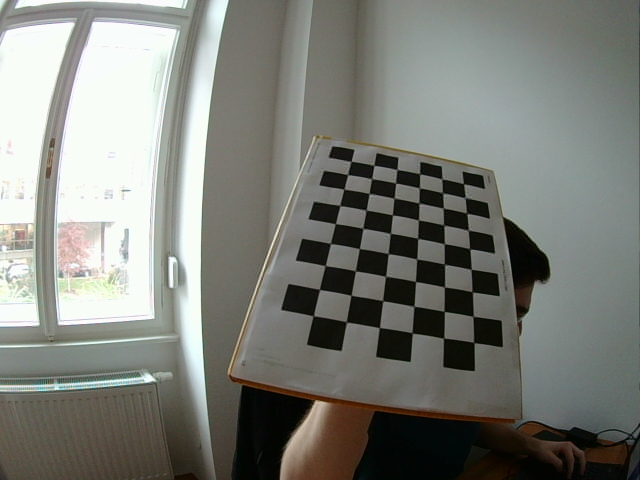
//> input picture image_files/Calibration_data/left13.png, 640 x 480 px
$ ./Image_correction ../image_files/Calibration_data/left13.png   (built with g++ and OpenCV 4)
//> lines starting //> are read from the running program, lines starting //| are printed output that depends on the picture; after the words box and inside, x2 and y2 are one past the last pixel; in counts of white or black regions, pixels touching at a corner belong together
#include <iostream>
#include <fstream>
#include <opencv2/opencv.hpp>

using namespace std;
using namespace cv;

int main(int argc, char* argv[])
{
	//Load image
	const char* input = argv[1];
	Mat imageInput = imread(input, IMREAD_COLOR);
//> imageInput is the input picture: 480 rows x 640 cols, CV_8UC3; mean B, G, R 120.8, 127, 125.2

	if (imageInput.empty())
	{
		cout << "Failed to load " << input << endl;
		return -1;
	}

    Size board_size = Size(9,6);    /* 標定板上每行、列的角點數 */
    vector<Point2f> image_points_buf;  /* 快取每幅影象上檢測到的角點 */

    /* 提取角點 */
    if (0 == findChessboardCorners(imageInput,board_size,image_points_buf))
    {
        cout<<"can not find chessboard corners!\n"; //找不到角點
        exit(1);
    }
    else
    {
        Mat view_gray;
        cvtColor(imageInput,view_gray,CV_RGB2GRAY);
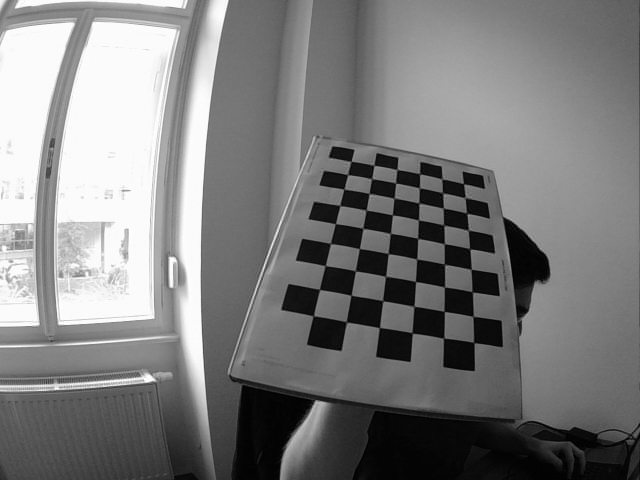
//> view_gray: 480 rows x 640 cols, CV_8UC1; min 0, max 255, mean 124.9
        /* 亞畫素精確化 */
        find4QuadCornerSubpix(view_gray,image_points_buf,Size(20, 20)); //對粗提取的角點進行精確化
//> image_points_buf = 54 Points (x, y), first 12: [461, 185], [465.5, 198], [467, 213.5], [469, 231], [470.3, 248.7], [471.9, 269.4], [472.7, 291.7], [473.3, 316.7], [474, 343], [442.4, 179.3], [443.3, 193.3], [443, 208.4]
        //cornerSubPix(view_gray,image_points_buf,Size(5,5),Size(-1,-1),TermCriteria(CV_TERMCRIT_EPS CV_TERMCRIT_ITER,30,0.1));
        /* 在影象上顯示角點位置 */
        drawChessboardCorners(view_gray,board_size,image_points_buf,false); //用於在圖片中標記角點
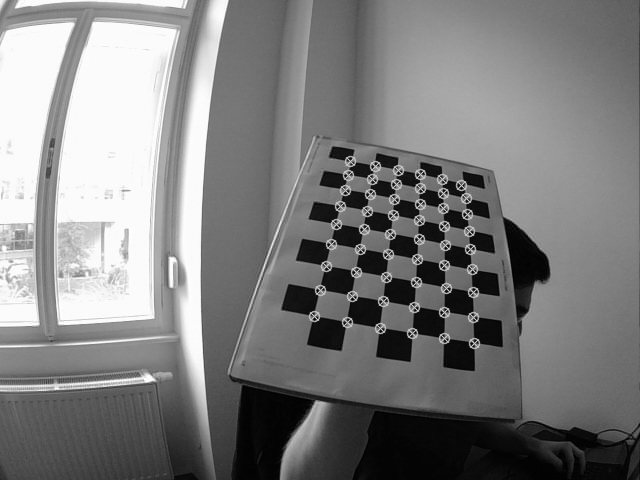
//> view_gray: 480 rows x 640 cols, CV_8UC1; 2.02% of pixels changed, all inside (x1, y1, x2, y2) = (308, 155, 481, 350)
        drawChessboardCorners(imageInput,board_size,image_points_buf,true); //用於在圖片中標記角點
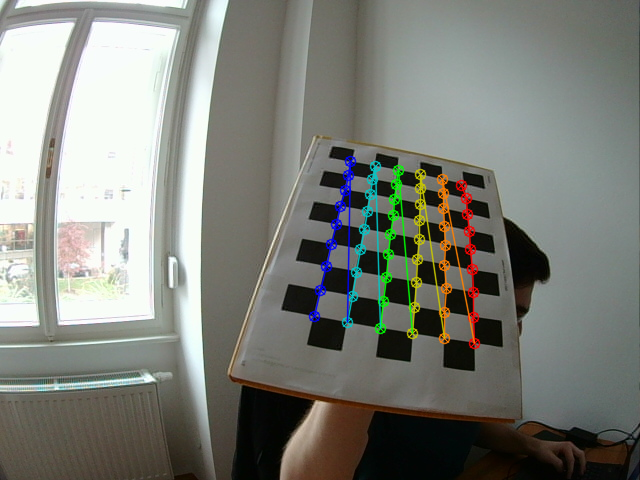
//> imageInput: 480 rows x 640 cols, CV_8UC3; 3.06% of pixels changed, all inside (x1, y1, x2, y2) = (308, 155, 481, 350)
        imshow("Camera Calibration_gray", view_gray);//顯示圖片
        imshow("Camera Calibration_color", imageInput);
        waitKey();
    }

    //printf("image_points = %f, %f ", image_points_buf[2].x, image_points_buf[2].y);

    Size image_size;  /* 影象的尺寸 */
    vector<vector<Point2f>> image_points_seq; /* 儲存檢測到的所有角點 */
    vector<vector<Point3f>> object_points; /* 儲存標定板上角點的三維座標 */
    /*內外引數*/
    Mat cameraMatrix=Mat(3,3,CV_32FC1,Scalar::all(0)); /* 攝像機內引數矩陣 */
    Mat distCoeffs=Mat(1,5,CV_32FC1,Scalar::all(0)); /* 攝像機的5個畸變係數：k1,k2,p1,p2,k3 */
    vector<Mat> tvecsMat;  /* 每幅影象的旋轉向量 */
    vector<Mat> rvecsMat; /* 每幅影象的平移向量 */

    image_points_seq.push_back(image_points_buf);  //儲存亞畫素角點
//> image_points_seq = 1 point lists
    image_size.width = imageInput.cols;//讀入第一張圖片時獲取影象寬高資訊
//> image_size = Size(640, 0)
    image_size.height = imageInput.rows;
//> image_size = Size(640, 480)

    /* 初始化標定板上角點的三維座標 */
    Size square_size = Size(10,10);  /* 實際測量得到的標定板上每個棋盤格的大小 */
    vector<Point3f> tempPointSet;
    for (int i=0; i<board_size.height; i++)
        {
            for (int j=0; j<board_size.width; j++)
                {
                    Point3f realPoint;
                    /* 假設標定板放在世界座標系中z=0的平面上 */
                    realPoint.x = i*square_size.width;
                    realPoint.y = j*square_size.height;
                    realPoint.z = 0;
                    tempPointSet.push_back(realPoint);
                }
        }
        object_points.push_back(tempPointSet);

    /* 開始標定 */
    calibrateCamera(object_points,image_points_seq,image_size,cameraMatrix,distCoeffs,rvecsMat,tvecsMat,0);
//> cameraMatrix = [[337.2, 0, 327.1], [0, 283.3, 244.9], [0, 0, 1]]; distCoeffs = [-0.0785, -1.2, 0.0288, 0.0149, 2.24]

    //對標定結果進行評價
    //vector<Point3f> tempPointSet = object_points[0];
    vector<Point2f> image_points2; /* 儲存重新計算得到的投影點 */

    projectPoints(tempPointSet,rvecsMat[0],tvecsMat[0],cameraMatrix,distCoeffs,image_points2);
//> image_points2 = 54 Points (x, y), first 12: [463, 184.3], [465, 198.2], [466.8, 213.6], [468.6, 230.6], [470.2, 249.3], [471.5, 269.9], [472.5, 292.3], [473.1, 316.6], [473.8, 343.1], [441.8, 179.3], [442.8, 193.1], [443.6, 208.4]

    //顯示定標結果
    cout<<"相機內引數矩陣："<<endl;
    cout<<cameraMatrix<<endl<<endl;
//| [337.2419474450728, 0, 327.1277336363503;
//|  0, 283.3440064941215, 244.9422783017508;
//|  0, 0, 1]
    cout<<"畸變係數：\n";
    cout<<distCoeffs<<endl<<endl<<endl;
//| [-0.07853813662637503, -1.199722787074756, 0.02884999315364161, 0.01494480275926175, 2.243882258069959]

    //矯正影象

    Mat mapx = Mat(image_size,CV_32FC1);
    Mat mapy = Mat(image_size,CV_32FC1);
    Mat R = Mat::eye(3,3,CV_32F);

    initUndistortRectifyMap(cameraMatrix,distCoeffs,R,cameraMatrix,image_size,CV_32FC1,mapx,mapy);
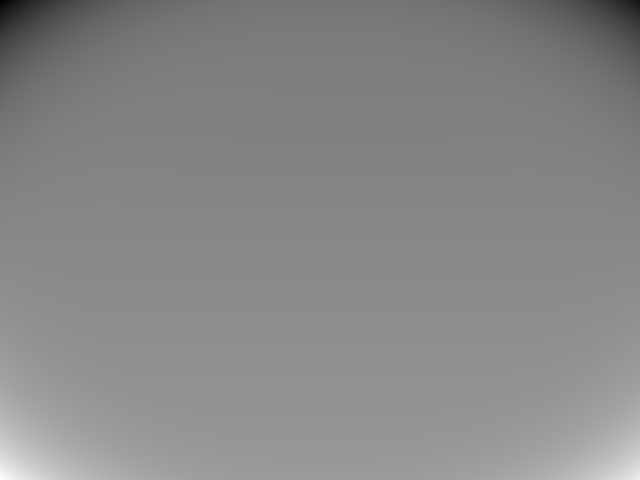
//> mapy: 480 rows x 640 cols, CV_32FC1; min -1741.4, max 1973.4, mean 239.7; drawn with min black and max white

    remap(imageInput,imageInput,mapx, mapy, INTER_LINEAR);
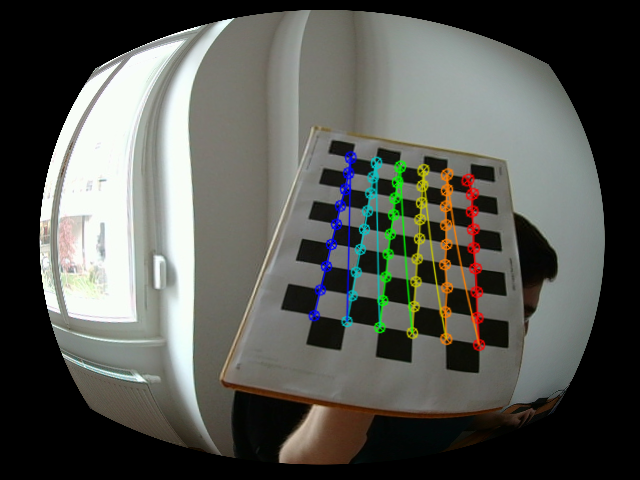
//> imageInput: 480 rows x 640 cols, CV_8UC3; mean B, G, R 82.3, 87.8, 86.5
    //undistort(imageInput,imageInput,cameraMatrix,distCoeffs);

    imshow("remap", imageInput);
	waitKey();
	destroyAllWindows();

	Mat left = imread("/home/james/Desktop/Computer_vision/HW3/image_files/Calibration_data/left13.png", IMREAD_GRAYSCALE);
//> left: 480 rows x 640 cols, CV_8UC1; min 0, max 255, mean 125.2
    Mat right = imread("/home/james/Desktop/Computer_vision/HW3/image_files/Calibration_data/right13.png", IMREAD_GRAYSCALE);
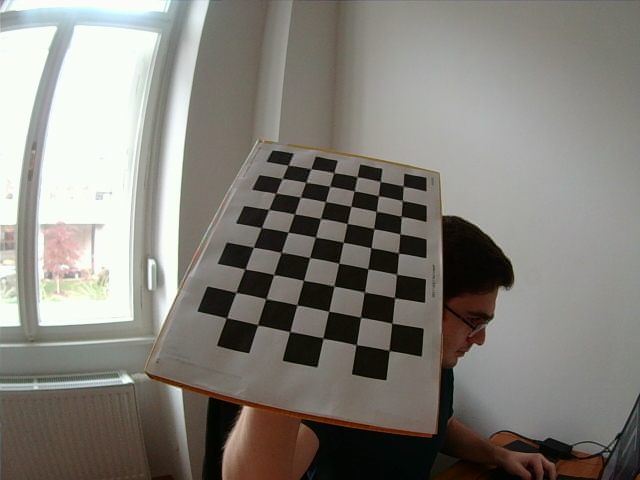
//> input picture image_files/Calibration_data/right13.png, 640 x 480 px
//> right: 480 rows x 640 cols, CV_8UC1; min 0, max 254, mean 128.5
    Mat disp;
    Rect leftROI, rightROI;

    cv::Ptr<cv::StereoBM> bm = cv::StereoBM::create(0, 21);

    bm->setPreFilterType(CV_STEREO_BM_XSOBEL);  //CV_STEREO_BM_NORMALIZED_RESPONSE或者CV_STEREO_BM_XSOBEL
    bm->setPreFilterSize(9);
    bm->setPreFilterCap(31);
    bm->setBlockSize(15);
    bm->setMinDisparity(0);
    bm->setNumDisparities(64);
    bm->setTextureThreshold(10);
    bm->setUniquenessRatio(5);
    bm->setSpeckleWindowSize(100);
    bm->setSpeckleRange(32);
    bm->setROI1(leftROI);
    bm->setROI2(rightROI);

    bm->compute(left, right, disp);
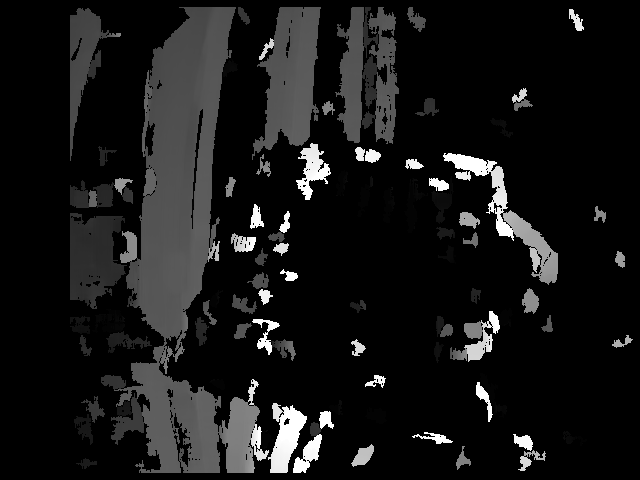
//> disp: 480 rows x 640 cols, CV_16SC1; min -16, max 1008, mean 78.8; drawn with min black and max white
    normalize(disp, disp, 0, 255, CV_MINMAX, CV_8U);
//> disp: 480 rows x 640 cols, CV_8UC1

    imshow("left", left);
    imshow("right", right);
    imshow("dis", disp);
	waitKey();

	destroyAllWindows();

	return 0;
}
